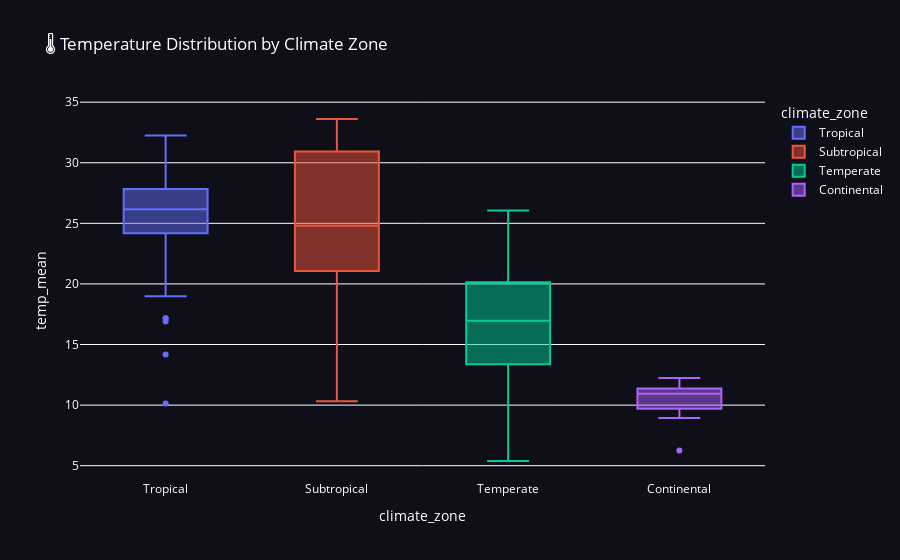

Notebook source saved alongside this figure:
### Code cell
# Box plot of temperature by climate zone
fig = px.box(stats, x='climate_zone', y='temp_mean', color='climate_zone',
             title='🌡️ Temperature Distribution by Climate Zone',
             category_orders={'climate_zone': ['Tropical', 'Subtropical', 'Temperate', 'Continental', 'Polar']})
fig.update_layout(paper_bgcolor='#0f0f1a', plot_bgcolor='#0f0f1a', font_color='white')
fig.show()

### Figure 1 — Plotly figure (JSON) as saved in the notebook; plotly's stock layout.template omitted (floating-point values rounded to 4 significant figures)
{"data": [{"alignmentgroup": "True", "hovertemplate": "climate_zone=%{x}<br>temp_mean=%{y}<extra></extra>", "legendgroup": "Tropical", "marker": {"color": "#636efa"}, "name": "Tropical", "notched": false, "offsetgroup": "Tropical", "orientation": "v", "showlegend": true, "type": "box", "x": ["Tropical", "Tropical", "Tropical", "Tropical", "Tropical", "Tropical", "Tropical", "Tropical", "Tropical", "Tropical", "Tropical", "Tropical", "Tropical", "Tropical", "Tropical", "Tropical", "Tropical", "Tropical", "Tropical", "Tropical", "Tropical", "Tropical", "Tropical", "Tropical", "Tropical", "Tropical", "Tropical", "Tropical", "Tropical", "Tropical", "Tropical", "Tropical", "Tropical", "Tropical", "Tropical", "Tropical", "Tropical", "Tropical", "Tropical", "Tropical", "Tropical", "Tropical", "Tropical", "Tropical", "Tropical", "Tropical", "Tropical", "Tropical", "Tropical", "Tropical", "Tropical", "Tropical", "Tropical", "Tropical", "Tropical", "Tropical", "Tropical", "Tropical", "Tropical", "Tropical", "Tropical", "Tropical", "Tropical", "Tropical", "Tropical", "Tropical", "Tropical", "Tropical", "Tropical", "Tropical", "Tropical", "Tropical", "Tropical", "Tropical", "Tropical", "Tropical", "Tropical", "Tropical", "Tropical", "Tropical", "Tropical", "Tropical", "Tropical", "Tropical", "Tropical", "Tropical", "Tropical", "Tropical", "Tropical", "Tropical", "Tropical", "Tropical", "Tropical"], "x0": " ", "xaxis": "x", "y": [26.04, 26.55, 27.19, 22.29, 28.36, 16.91, 24.22, 29.35, 28.19, 26.36, 31.25, 25.42, 24.53, 28.59, 29.96, 26.2, 26.84, 19.56, 22.98, 26.76, 32.25, 26.66, 24.04, 26.35, 10.13, 23.57, 27.21, 21.59, 19.95, 24.28, 26.96, 25.34, 27.37, 27.16, 17.16, 26.17, 25.63, 24.52, 21.37, 18.99, 28.23, 22.88, 26.95, 22.01, 27.8, 26.08, 26.04, 24.83, 30.08, 27.94, 26.66, 28.1, 24.29, 26.55, 14.18, 27.98, 30.5, 23.22, 23.91, 29.39, 27.64, 28.16, 25.37, 26.73, 20.43, 17.17, 29.92, 24.33, 26.83, 27.1, 27.38, 25.67, 25.34, 28.74, 25.96, 29.74, 26.94, 28.82, 30.15, 30.27, 24.31, 26.02, 30.83, 23.34, 25.3, 28.7, 25.73, 24.6, 23.18, 27.21, 22.79, 25.19, 23.92], "y0": " ", "yaxis": "y"}, {"alignmentgroup": "True", "hovertemplate": "climate_zone=%{x}<br>temp_mean=%{y}<extra></extra>", "legendgroup": "Subtropical", "marker": {"color": "#EF553B"}, "name": "Subtropical", "notched": false, "offsetgroup": "Subtropical", "orientation": "v", "showlegend": true, "type": "box", "x": ["Subtropical", "Subtropical", "Subtropical", "Subtropical", "Subtropical", "Subtropical", "Subtropical", "Subtropical", "Subtropical", "Subtropical", "Subtropical", "Subtropical", "Subtropical", "Subtropical", "Subtropical", "Subtropical", "Subtropical", "Subtropical", "Subtropical", "Subtropical", "Subtropical", "Subtropical", "Subtropical", "Subtropical", "Subtropical", "Subtropical", "Subtropical", "Subtropical"], "x0": " ", "xaxis": "x", "y": [20.83, 14.12, 25.07, 31.24, 31.16, 13.86, 23.6, 10.31, 26.67, 22.18, 30.45, 30.69, 25.08, 23.15, 32.8, 24.53, 19.49, 20.03, 25.9, 23.26, 31.94, 28.97, 33.61, 32.36, 21.31, 23.56, 33.52, 13.74], "y0": " ", "yaxis": "y"}, {"alignmentgroup": "True", "hovertemplate": "climate_zone=%{x}<br>temp_mean=%{y}<extra></extra>", "legendgroup": "Temperate", "marker": {"color": "#00cc96"}, "name": "Temperate", "notched": false, "offsetgroup": "Temperate", "orientation": "v", "showlegend": true, "type": "box", "x": ["Temperate", "Temperate", "Temperate", "Temperate", "Temperate", "Temperate", "Temperate", "Temperate", "Temperate", "Temperate", "Temperate", "Temperate", "Temperate", "Temperate", "Temperate", "Temperate", "Temperate", "Temperate", "Temperate", "Temperate", "Temperate", "Temperate", "Temperate", "Temperate", "Temperate", "Temperate", "Temperate", "Temperate", "Temperate", "Temperate", "Temperate", "Temperate", "Temperate", "Temperate", "Temperate", "Temperate", "Temperate", "Temperate", "Temperate", "Temperate", "Temperate", "Temperate", "Temperate", "Temperate", "Temperate", "Temperate", "Temperate", "Temperate", "Temperate", "Temperate", "Temperate", "Temperate", "Temperate", "Temperate", "Temperate", "Temperate", "Temperate"], "x0": " ", "xaxis": "x", "y": [21.13, 21.96, 10.94, 19.01, 14.0, 14.19, 20.33, 11.59, 13.37, 14.47, 17.1, 6.358, 18.89, 15.69, 26.07, 12.42, 14.33, 18.86, 13.41, 23.46, 15.69, 20.74, 11.66, 20.17, 20.71, 10.39, 18.42, 11.51, 11.25, 11.81, 23.21, 19.06, 5.388, 20.25, 13.55, 13.52, 15.07, 18.49, 13.35, 17.82, 17.47, 18.1, 16.96, 14.72, 14.65, 17.47, 17.08, 12.35, 23.99, 23.38, 18.62, 24.13, 14.5, 13.19, 9.003, 23.4, 20.14], "y0": " ", "yaxis": "y"}, {"alignmentgroup": "True", "hovertemplate": "climate_zone=%{x}<br>temp_mean=%{y}<extra></extra>", "legendgroup": "Continental", "marker": {"color": "#ab63fa"}, "name": "Continental", "notched": false, "offsetgroup": "Continental", "orientation": "v", "showlegend": true, "type": "box", "x": ["Continental", "Continental", "Continental", "Continental", "Continental", "Continental", "Continental", "Continental"], "x0": " ", "xaxis": "x", "y": [12.23, 10.71, 10.48, 6.251, 11.54, 8.934, 11.19, 11.14], "y0": " ", "yaxis": "y"}], "layout": {"boxmode": "overlay", "font": {"color": "white"}, "legend": {"title": {"text": "climate_zone"}, "tracegroupgap": 0}, "paper_bgcolor": "#0f0f1a", "plot_bgcolor": "#0f0f1a", "title": {"text": "🌡️ Temperature Distribution by Climate Zone"}, "xaxis": {"anchor": "y", "categoryarray": ["Tropical", "Subtropical", "Temperate", "Continental", "Polar"], "categoryorder": "array", "domain": [0, 1], "title": {"text": "climate_zone"}}, "yaxis": {"anchor": "x", "domain": [0, 1], "title": {"text": "temp_mean"}}}}
